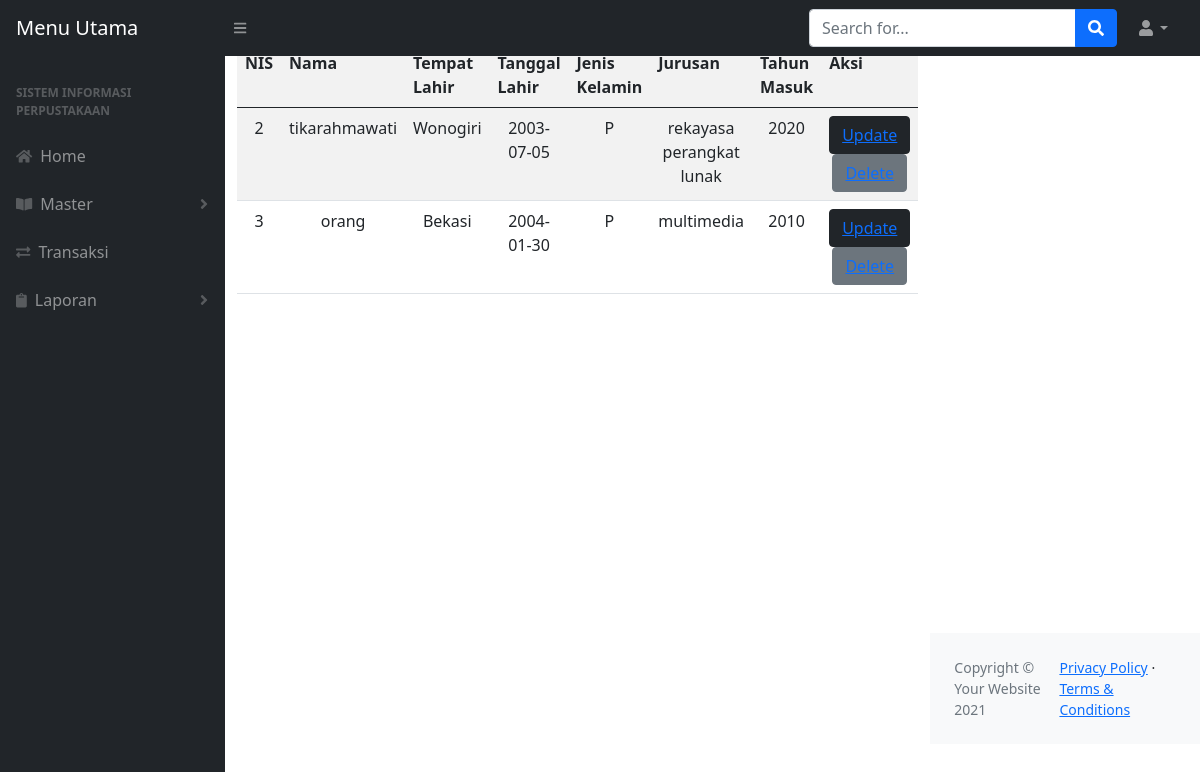
The page /data_anggota.php (signed in) on the database its author committed.
### tables this page shows
CREATE TABLE `anggota` (
  `nis` int(11) NOT NULL,
  `nama` varchar(50) DEFAULT NULL,
  `tempat_lahir` varchar(100) DEFAULT NULL,
  `tanggal_lahir` date DEFAULT NULL,
  `jenis_kelamin` enum('L','P') DEFAULT NULL,
  `jurusan` varchar(50) DEFAULT NULL,
  `tahun_masuk` varchar(15) DEFAULT NULL
);

### data_anggota.php (the view, shortened to what this page needs)
<?php
    include ("header.php");
?>
<div class="container">
    <table id="$data" class="table table-striped" style="width:80%">
        <thead>
            <tbody>
                <tr>
                    <th>NIS</th>
                    <th>Nama</th>
                    <th>Tempat Lahir</th>
                    <th>Tanggal Lahir</th>
                    <th>Jenis Kelamin</th>
                    <th>Jurusan</th>
                    <th>Tahun Masuk</th>
                    <th>Aksi</th>
                </tr>
            </tbody>
        </thead>
        <?php
            include 'koneksi.php';
            $sql=mysqli_query($conn, "SELECT * FROM anggota") or die (mysql_error($koneksi));
            while($data=mysqli_fetch_assoc($sql)){
        ?>
        <tr align="center">
            <td><?=$data['nis'] ;?></td>
            <td><?=$data['nama'] ;?></td>
            <td><?=$data['tempat_lahir'] ;?></td>
            <td><?=$data['tanggal_lahir'] ;?></td>
            <td><?=$data['jenis_kelamin'] ;?></td>
            <td><?=$data['jurusan'] ;?></td>
            <td><?=$data['tahun_masuk'] ;?></td>
            <td>
                <button class="btn btn-dark" type="submit">
                <a style="margin-bottom:5px;width:cover;" href="formupdate_anggota.php?nis=<?=$data['nis']; ?>">Update</a></button>
                <button class="btn btn-secondary" type="submit">
                <a style="margin-bottom:5px;width:cover;" onClick="return confirm ('Apakah anda ingin menghapus data ini ?')" href="delete_anggota.php?nis=<?= $data['nis']; ?>">Delete</a></button>
            </td>
        </tr>
        <?php
            }
        ?>
        <a class="btn btn-primary" style="margin-top:5px;" href="form_anggota.php" role="button">Tambahkan Data</a>
    </table>
</div>
<?php
    include ("footer.php");
?>

### header.php (shortened to what this page needs)
<!DOCTYPE html>
<html lang="en">
    <head>
        <link href="https://cdn.jsdelivr.net/npm/simple-datatables@latest/dist/style.css" rel="stylesheet" />
        <link href="template/css/styles.css" rel="stylesheet" />
        <link rel="stylesheet" href="js/jquery-ui/jquery-ui.min.css">
        <link rel="stylesheet" href="https://cdnjs.cloudflare.com/ajax/libs/twitter-bootstrap/5.0.1/css/bootstrap.min.css" />
        <link rel="stylesheet" href="https://cdn.datatables.net/1.11.2/css/dataTables.bootstrap5.min.css" />
    </head>
    <body class="sb-nav-fixed">
        <nav class="sb-topnav navbar navbar-expand navbar-dark bg-dark">
            <a class="navbar-brand ps-3" href="index.php">Menu Utama</a>
            <button class="btn btn-link btn-sm order-1 order-lg-0 me-4 me-lg-0" id="sidebarToggle" href="#"><i class="fas fa-bars"></i></button>
            <form class="d-none d-md-inline-block form-inline ms-auto me-0 me-md-3 my-2 my-md-0">
                <div class="input-group" style="margin:5px">
                    <input class="form-control" type="text" placeholder="Search for..." aria-label="Search for..." aria-describedby="btnNavbarSearch" />
                    <button class="btn btn-primary" id="btnNavbarSearch" type="button"><i class="fas fa-search"></i></button>
                </div>
            </form>
            <ul class="navbar-nav ms-auto ms-md-0 me-3 me-lg-4">
                <li class="nav-item dropdown">
                    <a class="nav-link dropdown-toggle" id="navbarDropdown" href="#" role="button" data-bs-toggle="dropdown" aria-expanded="false"><i class="fas fa-user fa-fw"></i></a>
                </li>
            </ul>
        </nav>
        <div id="layoutSidenav">
            <div id="layoutSidenav_nav">
                <nav class="sb-sidenav accordion sb-sidenav-dark" id="sidenavAccordion">
                    <div class="sb-sidenav-menu">
                        <div class="nav">
                            <div class="sb-sidenav-menu-heading">Sistem Informasi Perpustakaan</div>
                            <a class="nav-link" href="index.php">
                                <div class="sb-nav-link-icon"><i class="fas fa-home"></i></i></div>
                                Home
                            </a>
                            <a class="nav-link collapsed" href="#" data-bs-toggle="collapse" data-bs-target="#collapsePages" aria-expanded="false" aria-controls="collapsePages">
                                <div class="sb-nav-link-icon"><i class="fas fa-book-open"></i></div>
                                Master
                                <div class="sb-sidenav-collapse-arrow"><i class="fas fa-angle-down"></i></div>
                            </a>
                            <a class="nav-link" href="data_transaksi.php">
                                <div class="sb-nav-link-icon"><i class="fas fa-exchange-alt"></i></div>
                                Transaksi
                            </a>
                            <a class="nav-link collapsed" data-bs-toggle="collapse" data-bs-target="#collapseLayouts" aria-expanded="false" aria-controls="collapseLayouts">
                                <div class="sb-nav-link-icon"><i class="fas fa-clipboard"></i></div>
                                Laporan
                                <div class="sb-sidenav-collapse-arrow"><i class="fas fa-angle-down"></i></div>
                            </a>
                        </div>
                    </div>
                </nav>
            </div>
            <div id="layoutSidenav_content">
        </div>
    </body>
</html>

### footer.php (shortened to what this page needs)
<footer class="py-4 bg-light mt-auto">
    <div class="container-fluid px-4">
        <div class="d-flex align-items-center justify-content-between small">
            <div class="text-muted">Copyright &copy; Your Website 2021</div>
                <div>
                    <a href="#">Privacy Policy</a>
                    &middot;
                    <a href="#">Terms &amp; Conditions</a>
                </div>
            </div>
        </div>
</footer>

### rows shown on the page
anggota: nis "2", nama "tikarahmawati", tempat_lahir "Wonogiri", tanggal_lahir "2003-07-05", jenis_kelamin "P", jurusan "rekayasa perangkat lunak", tahun_masuk "2020"
anggota: nis "3", nama "orang", tempat_lahir "Bekasi", tanggal_lahir "2004-01-30", jenis_kelamin "P", jurusan "multimedia", tahun_masuk "2010"
